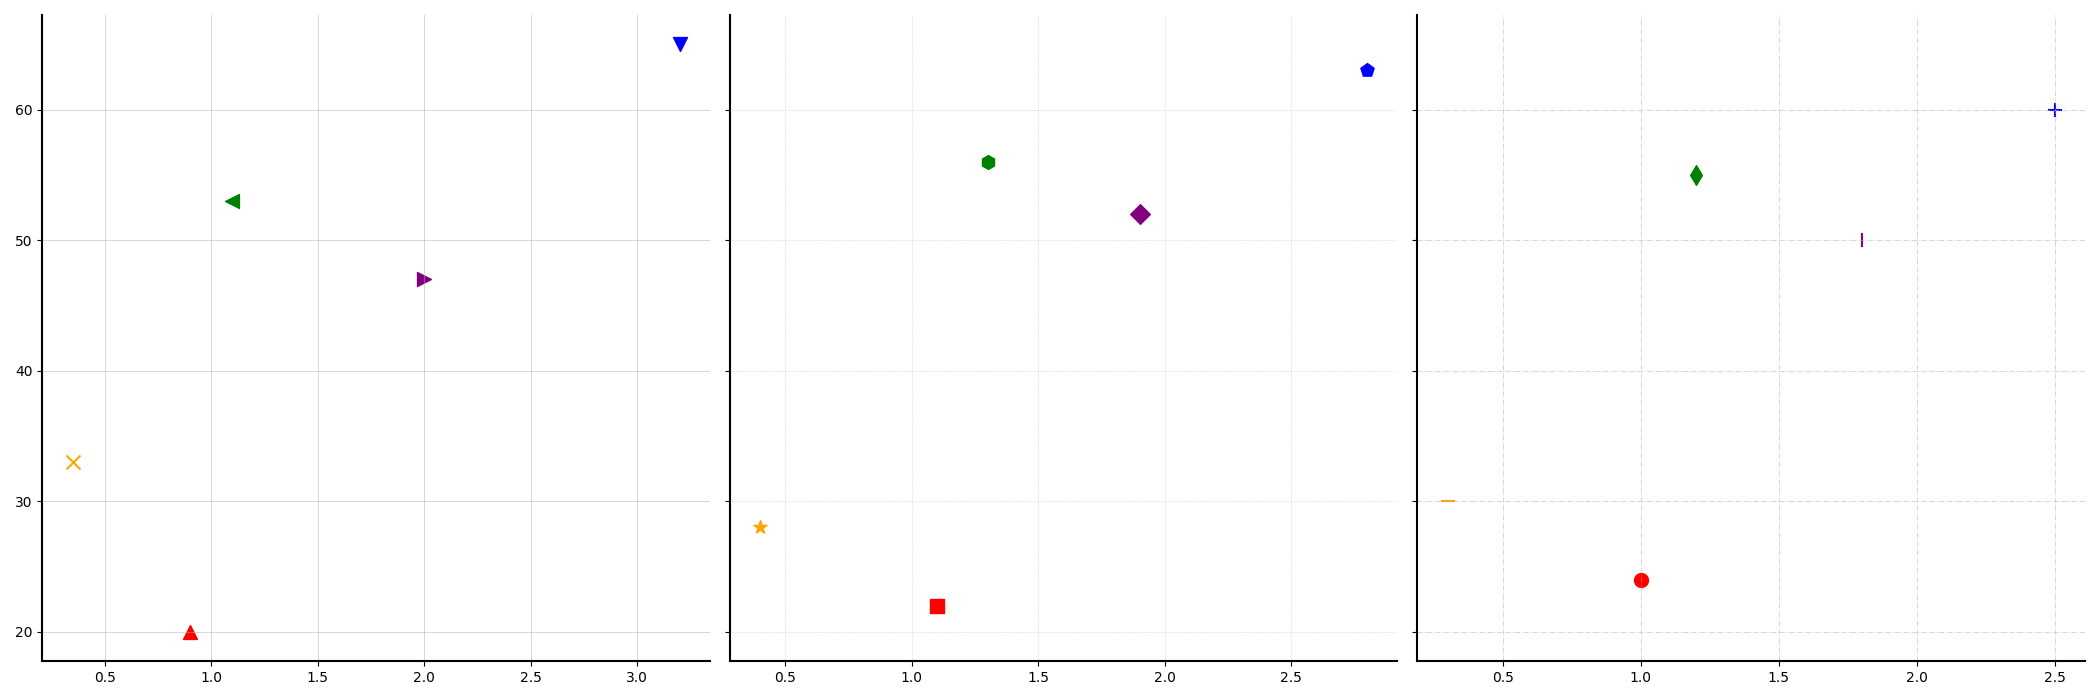

This figure's Python source:
import matplotlib.pyplot as plt

species = ['Parrot', 'Albatross', 'Falcon', 'Eagle', 'Swallow']

wing_spans_tropical = [1.0, 2.5, 1.2, 1.8, 0.3]
wing_spans_temperate = [0.9, 3.2, 1.1, 2.0, 0.35]
wing_spans_arctic = [1.1, 2.8, 1.3, 1.9, 0.4]

flying_speeds_tropical = [24, 60, 55, 50, 30]
flying_speeds_temperate = [20, 65, 53, 47, 33]
flying_speeds_arctic = [22, 63, 56, 52, 28]

colors = ['red', 'blue', 'green', 'purple', 'orange']
# Altering the marker types
markers_temperate = ['^', 'v', '<', '>', 'x']
markers_arctic = ['s', 'p', 'h', 'D', '*']
markers_tropical = ['o', '+', 'd', '|', '_']

fig, axs = plt.subplots(1, 3, figsize=(21, 7), sharey=True)

# Temperate
axj = axs[0]
for i in range(len(species)):
    axj.scatter(wing_spans_temperate[i], flying_speeds_temperate[i], color=colors[i], s=100, marker=markers_temperate[i])

# Adding different grid styles
axj.grid(True, linestyle='-', linewidth=0.7, alpha=0.5)

# Arctic
axk = axs[1]
for i in range(len(species)):
    axk.scatter(wing_spans_arctic[i], flying_speeds_arctic[i], color=colors[i], s=100, marker=markers_arctic[i])

axk.grid(True, linestyle=':', linewidth=0.4, alpha=0.9)

# Tropical
axi = axs[2]
for i in range(len(species)):
    axi.scatter(wing_spans_tropical[i], flying_speeds_tropical[i], color=colors[i], s=100, marker=markers_tropical[i])

axi.grid(True, linestyle='-.', linewidth=0.6, alpha=0.6)

# Modifying borders on each subplot
for ax in axs:
    ax.spines['top'].set_visible(False)
    ax.spines['right'].set_visible(False)
    ax.spines['left'].set_linewidth(1.5)
    ax.spines['bottom'].set_linewidth(1.5)

plt.tight_layout()
plt.show()
